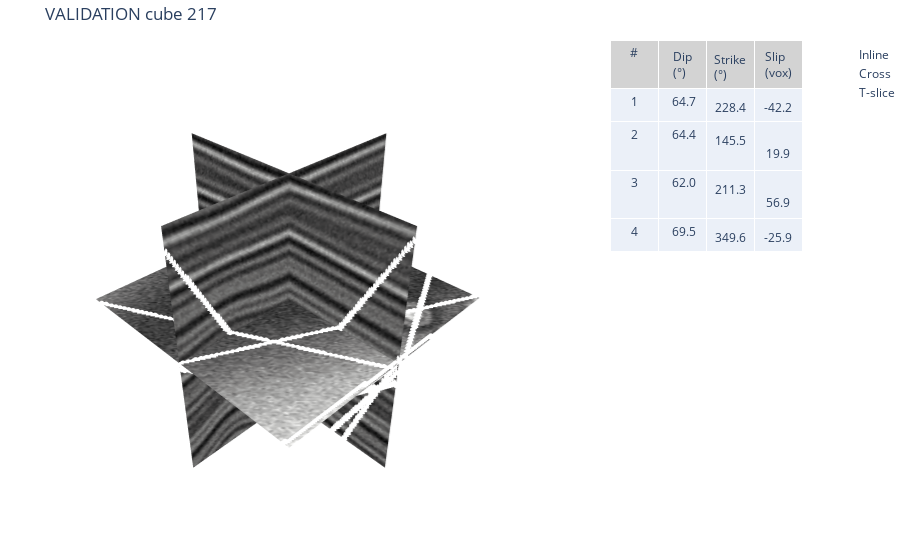

This figure's notebook cell:
### Code cell
show_fault_cube("validation") # random validation cube

### Figure 1 — Plotly figure (JSON) as saved in the notebook; plotly's stock layout.template omitted (floating-point values rounded to 4 significant figures; data arrays with more than 128 entries replaced by an {"elided": "..."} marker saying what was removed)
{"data": [{"colorscale": [[0, "rgb(0, 0, 0)"], [0.09091, "rgb(16, 16, 16)"], [0.1818, "rgb(38, 38, 38)"], [0.2727, "rgb(59, 59, 59)"], [0.3636, "rgb(81, 80, 80)"], [0.4545, "rgb(102, 101, 101)"], [0.5455, "rgb(124, 123, 122)"], [0.6364, "rgb(146, 146, 145)"], [0.7273, "rgb(171, 171, 170)"], [0.8182, "rgb(197, 197, 195)"], [0.9091, "rgb(224, 224, 223)"], [1, "rgb(254, 254, 253)"]], "scene": "scene", "showscale": false, "surfacecolor": {"elided": "128x128 int values"}, "type": "surface", "x": {"elided": "128x128 int values"}, "y": {"elided": "128x128 int values"}, "z": {"elided": "128x128 int values"}}, {"colorscale": [[0, "rgb(0, 0, 0)"], [0.09091, "rgb(16, 16, 16)"], [0.1818, "rgb(38, 38, 38)"], [0.2727, "rgb(59, 59, 59)"], [0.3636, "rgb(81, 80, 80)"], [0.4545, "rgb(102, 101, 101)"], [0.5455, "rgb(124, 123, 122)"], [0.6364, "rgb(146, 146, 145)"], [0.7273, "rgb(171, 171, 170)"], [0.8182, "rgb(197, 197, 195)"], [0.9091, "rgb(224, 224, 223)"], [1, "rgb(254, 254, 253)"]], "scene": "scene", "showscale": false, "surfacecolor": {"elided": "128x128 int values"}, "type": "surface", "x": {"elided": "128x128 int values"}, "y": {"elided": "128x128 int values"}, "z": {"elided": "128x128 int values"}}, {"colorscale": [[0, "rgb(0, 0, 0)"], [0.09091, "rgb(16, 16, 16)"], [0.1818, "rgb(38, 38, 38)"], [0.2727, "rgb(59, 59, 59)"], [0.3636, "rgb(81, 80, 80)"], [0.4545, "rgb(102, 101, 101)"], [0.5455, "rgb(124, 123, 122)"], [0.6364, "rgb(146, 146, 145)"], [0.7273, "rgb(171, 171, 170)"], [0.8182, "rgb(197, 197, 195)"], [0.9091, "rgb(224, 224, 223)"], [1, "rgb(254, 254, 253)"]], "scene": "scene", "showscale": false, "surfacecolor": {"elided": "128x128 int values"}, "type": "surface", "x": {"elided": "128x128 int values"}, "y": {"elided": "128x128 int values"}, "z": {"elided": "128x128 int values"}}, {"marker": {"color": "white", "size": 2}, "mode": "markers", "name": "Inline", "type": "scatter3d", "x": {"elided": "426 int values"}, "y": {"elided": "426 int values"}, "z": {"elided": "426 int values"}}, {"marker": {"color": "white", "size": 2}, "mode": "markers", "name": "Cross", "type": "scatter3d", "x": {"elided": "306 int values"}, "y": {"elided": "306 int values"}, "z": {"elided": "306 int values"}}, {"marker": {"color": "white", "size": 2}, "mode": "markers", "name": "T-slice", "type": "scatter3d", "x": {"elided": "511 int values"}, "y": {"elided": "511 int values"}, "z": {"elided": "511 int values"}}, {"cells": {"align": "center", "values": [[1, 2, 3, 4], [" 64.7", " 64.4", " 62.0", " 69.5"], [" 228.4", " 145.5", " 211.3", " 349.6"], [" -42.2", "  19.9", "  56.9", " -25.9"]]}, "domain": {"x": [0.76, 1], "y": [0, 1]}, "header": {"align": "center", "fill": {"color": "#d3d3d3"}, "values": ["#", "Dip (°)", "Strike (°)", "Slip (vox)"]}, "type": "table"}], "layout": {"margin": {"b": 0, "l": 0, "r": 0, "t": 40}, "scene": {"aspectmode": "data", "domain": {"x": [0, 0.72], "y": [0, 1]}, "xaxis": {"visible": false}, "yaxis": {"visible": false}, "zaxis": {"visible": false}}, "title": {"text": "VALIDATION cube 217"}}}
